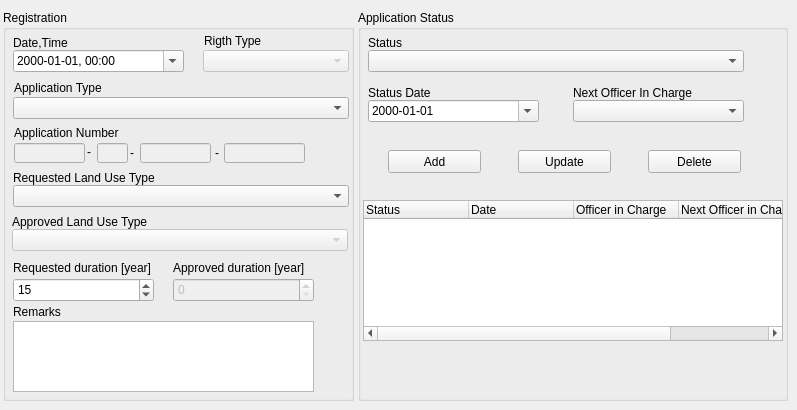
   <widget class="QWidget" name="application_detail_tab">
    <attribute name="title">
     <string>Application Details</string>
    </attribute>
    <widget class="QGroupBox" name="registration_group_box">
     <property name="geometry">
      <rect>
       <x>3</x>
       <y>10</y>
       <width>351</width>
       <height>391</height>
      </rect>
     </property>
     <property name="title">
      <string>Registration</string>
     </property>
     <widget class="QDateTimeEdit" name="date_time_date">
      <property name="enabled">
       <bool>true</bool>
      </property>
      <property name="geometry">
       <rect>
        <x>10</x>
        <y>40</y>
        <width>171</width>
        <height>22</height>
       </rect>
      </property>
      <property name="buttonSymbols">
       <enum>QAbstractSpinBox::NoButtons</enum>
      </property>
      <property name="displayFormat">
       <string>yyyy-MM-dd, hh:mm</string>
      </property>
      <property name="calendarPopup">
       <bool>true</bool>
      </property>
     </widget>
     <widget class="QComboBox" name="application_type_cbox">
      <property name="enabled">
       <bool>true</bool>
      </property>
      <property name="geometry">
       <rect>
        <x>10</x>
        <y>87</y>
        <width>336</width>
        <height>22</height>
       </rect>
      </property>
     </widget>
     <widget class="QLineEdit" name="application_num_first_edit">
      <property name="enabled">
       <bool>false</bool>
      </property>
      <property name="geometry">
       <rect>
        <x>11</x>
        <y>133</y>
        <width>71</width>
        <height>20</height>
       </rect>
      </property>
     </widget>
     <widget class="QLineEdit" name="application_num_middle_edit">
      <property name="enabled">
       <bool>false</bool>
      </property>
      <property name="geometry">
       <rect>
        <x>137</x>
        <y>133</y>
        <width>71</width>
        <height>20</height>
       </rect>
      </property>
     </widget>
     <widget class="QLineEdit" name="application_num_last_edit">
      <property name="enabled">
       <bool>false</bool>
      </property>
      <property name="geometry">
       <rect>
        <x>221</x>
        <y>133</y>
        <width>81</width>
        <height>20</height>
       </rect>
      </property>
     </widget>
     <widget class="QLabel" name="label_2">
      <property name="geometry">
       <rect>
        <x>10</x>
        <y>25</y>
        <width>271</width>
        <height>16</height>
       </rect>
      </property>
      <property name="text">
       <string>Date,Time</string>
      </property>
     </widget>
     <widget class="QLabel" name="label_3">
      <property name="geometry">
       <rect>
        <x>11</x>
        <y>70</y>
        <width>291</width>
        <height>16</height>
       </rect>
      </property>
      <property name="text">
       <string>Application Type</string>
      </property>
     </widget>
     <widget class="QLabel" name="label_4">
      <property name="geometry">
       <rect>
        <x>11</x>
        <y>115</y>
        <width>281</width>
        <height>16</height>
       </rect>
      </property>
      <property name="text">
       <string>Application Number</string>
      </property>
     </widget>
     <widget class="QLabel" name="duration_request_label">
      <property name="geometry">
       <rect>
        <x>10</x>
        <y>250</y>
        <width>161</width>
        <height>16</height>
       </rect>
      </property>
      <property name="text">
       <string>Requested duration [year]</string>
      </property>
     </widget>
     <widget class="QLabel" name="duration_approved_label">
      <property name="geometry">
       <rect>
        <x>170</x>
        <y>250</y>
        <width>151</width>
        <height>16</height>
       </rect>
      </property>
      <property name="text">
       <string>Approved duration [year]</string>
      </property>
     </widget>
     <widget class="QLabel" name="label_7">
      <property name="geometry">
       <rect>
        <x>10</x>
        <y>294</y>
        <width>171</width>
        <height>16</height>
       </rect>
      </property>
      <property name="text">
       <string>Remarks</string>
      </property>
     </widget>
     <widget class="QComboBox" name="requested_land_use_type_cbox">
      <property name="geometry">
       <rect>
        <x>10</x>
        <y>175</y>
        <width>336</width>
        <height>22</height>
       </rect>
      </property>
     </widget>
     <widget class="QLabel" name="label_8">
      <property name="geometry">
       <rect>
        <x>10</x>
        <y>160</y>
        <width>271</width>
        <height>16</height>
       </rect>
      </property>
      <property name="text">
       <string>Requested Land Use Type</string>
      </property>
     </widget>
     <widget class="QSpinBox" name="approved_year_spin_box">
      <property name="enabled">
       <bool>false</bool>
      </property>
      <property name="geometry">
       <rect>
        <x>170</x>
        <y>268</y>
        <width>141</width>
        <height>24</height>
       </rect>
      </property>
      <property name="maximum">
       <number>2900</number>
      </property>
      <property name="value">
       <number>0</number>
      </property>
     </widget>
     <widget class="QSpinBox" name="requested_year_spin_box">
      <property name="geometry">
       <rect>
        <x>10</x>
        <y>268</y>
        <width>141</width>
        <height>24</height>
       </rect>
      </property>
      <property name="maximum">
       <number>500</number>
      </property>
      <property name="value">
       <number>15</number>
      </property>
     </widget>
     <widget class="QTextEdit" name="remarks_text_edit">
      <property name="geometry">
       <rect>
        <x>10</x>
        <y>311</y>
        <width>301</width>
        <height>71</height>
       </rect>
      </property>
     </widget>
     <widget class="QLineEdit" name="application_num_type_edit">
      <property name="enabled">
       <bool>false</bool>
      </property>
      <property name="geometry">
       <rect>
        <x>94</x>
        <y>133</y>
        <width>31</width>
        <height>20</height>
       </rect>
      </property>
     </widget>
     <widget class="QLabel" name="label_43">
      <property name="geometry">
       <rect>
        <x>84</x>
        <y>134</y>
        <width>16</width>
        <height>16</height>
       </rect>
      </property>
      <property name="text">
       <string>-</string>
      </property>
     </widget>
     <widget class="QLabel" name="label_44">
      <property name="geometry">
       <rect>
        <x>127</x>
        <y>135</y>
        <width>16</width>
        <height>16</height>
       </rect>
      </property>
      <property name="text">
       <string>-</string>
      </property>
     </widget>
     <widget class="QLabel" name="label_45">
      <property name="geometry">
       <rect>
        <x>212</x>
        <y>135</y>
        <width>16</width>
        <height>16</height>
       </rect>
      </property>
      <property name="text">
       <string>-</string>
      </property>
     </widget>
     <widget class="QComboBox" name="approved_land_use_type_cbox">
      <property name="enabled">
       <bool>false</bool>
      </property>
      <property name="geometry">
       <rect>
        <x>9</x>
        <y>219</y>
        <width>336</width>
        <height>22</height>
       </rect>
      </property>
     </widget>
     <widget class="QLabel" name="label_16">
      <property name="geometry">
       <rect>
        <x>9</x>
        <y>204</y>
        <width>271</width>
        <height>16</height>
       </rect>
      </property>
      <property name="text">
       <string>Approved Land Use Type</string>
      </property>
     </widget>
     <widget class="QLabel" name="label_33">
      <property name="enabled">
       <bool>true</bool>
      </property>
      <property name="geometry">
       <rect>
        <x>201</x>
        <y>23</y>
        <width>141</width>
        <height>16</height>
       </rect>
      </property>
      <property name="text">
       <string>Rigth Type</string>
      </property>
     </widget>
     <widget class="QComboBox" name="rigth_type_cbox">
      <property name="enabled">
       <bool>false</bool>
      </property>
      <property name="geometry">
       <rect>
        <x>200</x>
        <y>40</y>
        <width>146</width>
        <height>22</height>
       </rect>
      </property>
     </widget>
    </widget>
    <widget class="QGroupBox" name="application_status_group_box">
     <property name="geometry">
      <rect>
       <x>358</x>
       <y>10</y>
       <width>430</width>
       <height>391</height>
      </rect>
     </property>
     <property name="title">
      <string>Application Status</string>
     </property>
     <widget class="QLabel" name="label_9">
      <property name="geometry">
       <rect>
        <x>10</x>
        <y>25</y>
        <width>161</width>
        <height>16</height>
       </rect>
      </property>
      <property name="text">
       <string>Status</string>
      </property>
     </widget>
     <widget class="QLabel" name="label_10">
      <property name="geometry">
       <rect>
        <x>215</x>
        <y>75</y>
        <width>201</width>
        <height>16</height>
       </rect>
      </property>
      <property name="text">
       <string>Next Officer In Charge</string>
      </property>
     </widget>
     <widget class="QDateEdit" name="status_date_date">
      <property name="geometry">
       <rect>
        <x>10</x>
        <y>90</y>
        <width>171</width>
        <height>22</height>
       </rect>
      </property>
      <property name="displayFormat">
       <string>yyyy-MM-dd</string>
      </property>
      <property name="calendarPopup">
       <bool>true</bool>
      </property>
     </widget>
     <widget class="QLabel" name="label_11">
      <property name="geometry">
       <rect>
        <x>10</x>
        <y>75</y>
        <width>171</width>
        <height>16</height>
       </rect>
      </property>
      <property name="text">
       <string>Status Date</string>
      </property>
     </widget>
     <widget class="QPushButton" name="add_button">
      <property name="geometry">
       <rect>
        <x>30</x>
        <y>140</y>
        <width>93</width>
        <height>23</height>
       </rect>
      </property>
      <property name="text">
       <string>Add</string>
      </property>
     </widget>
     <widget class="QPushButton" name="update_button">
      <property name="geometry">
       <rect>
        <x>160</x>
        <y>140</y>
        <width>93</width>
        <height>23</height>
       </rect>
      </property>
      <property name="text">
       <string>Update</string>
      </property>
     </widget>
     <widget class="QPushButton" name="delete_button">
      <property name="geometry">
       <rect>
        <x>290</x>
        <y>140</y>
        <width>93</width>
        <height>23</height>
       </rect>
      </property>
      <property name="text">
       <string>Delete</string>
      </property>
     </widget>
     <widget class="QTableWidget" name="application_status_twidget">
      <property name="geometry">
       <rect>
        <x>5</x>
        <y>190</y>
        <width>420</width>
        <height>141</height>
       </rect>
      </property>
      <attribute name="horizontalHeaderDefaultSectionSize">
       <number>105</number>
      </attribute>
      <column>
       <property name="text">
        <string>Status</string>
       </property>
       <property name="textAlignment">
        <set>AlignLeft|AlignVCenter</set>
       </property>
      </column>
      <column>
       <property name="text">
        <string>Date</string>
       </property>
       <property name="textAlignment">
        <set>AlignLeft|AlignVCenter</set>
       </property>
      </column>
      <column>
       <property name="text">
        <string>Officer in Charge</string>
       </property>
       <property name="textAlignment">
        <set>AlignLeft|AlignVCenter</set>
       </property>
      </column>
      <column>
       <property name="text">
        <string>Next Officer in Charge</string>
       </property>
       <property name="textAlignment">
        <set>AlignLeft|AlignVCenter</set>
       </property>
      </column>
     </widget>
     <widget class="QComboBox" name="status_cbox">
      <property name="geometry">
       <rect>
        <x>10</x>
        <y>40</y>
        <width>376</width>
        <height>22</height>
       </rect>
      </property>
     </widget>
     <widget class="QComboBox" name="next_officer_in_charge_cbox">
      <property name="geometry">
       <rect>
        <x>215</x>
        <y>90</y>
        <width>171</width>
        <height>22</height>
       </rect>
      </property>
     </widget>
    </widget>
   </widget>
